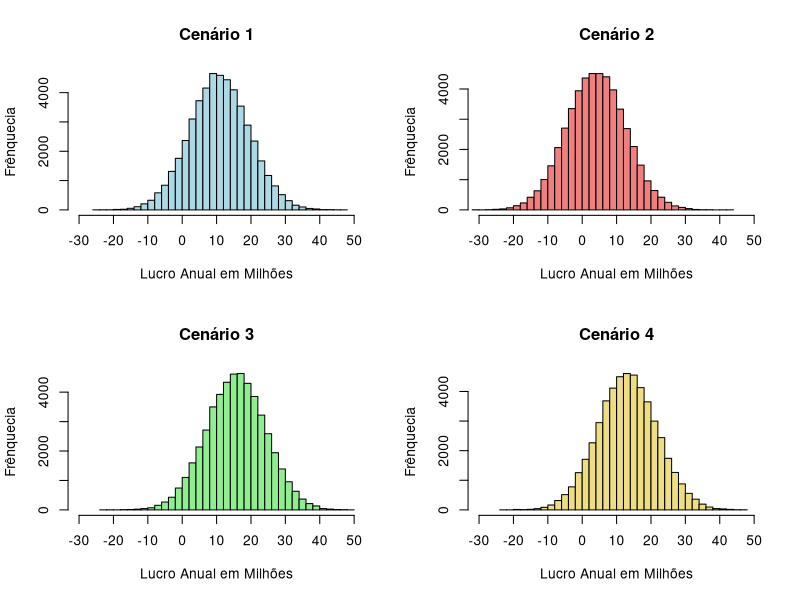
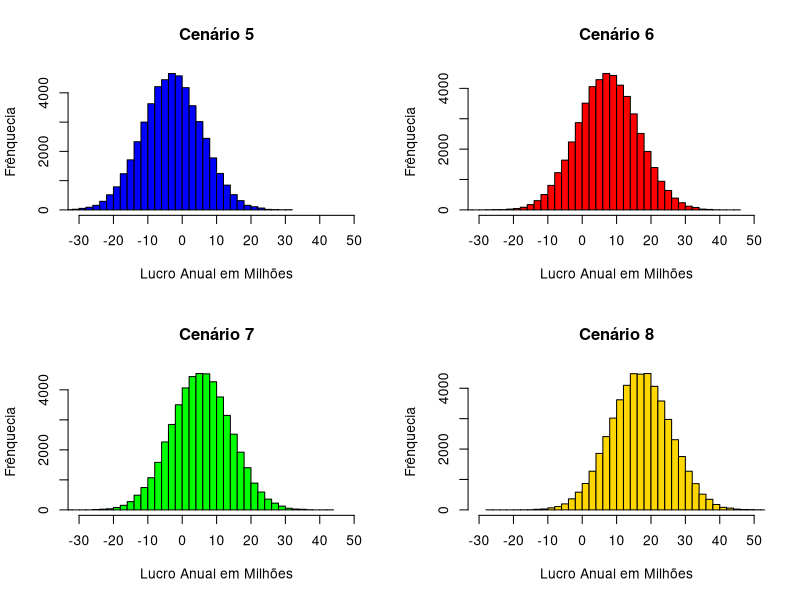
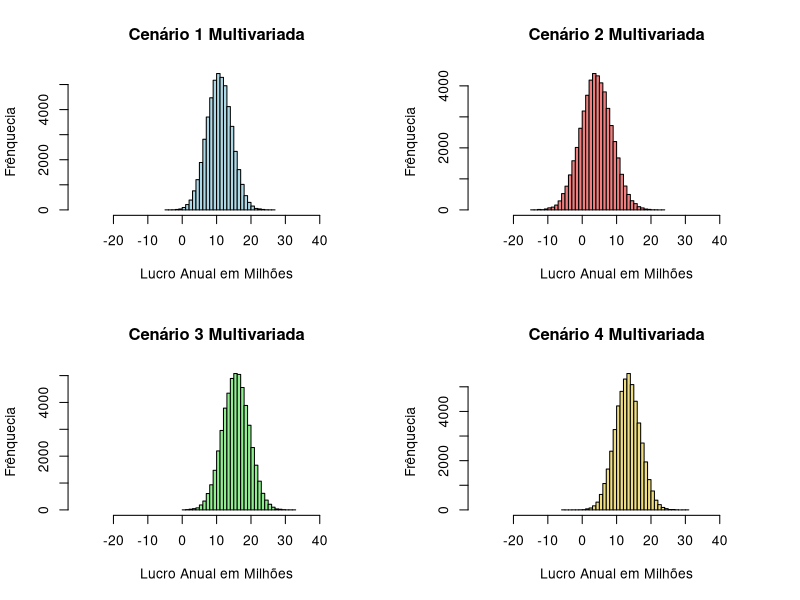
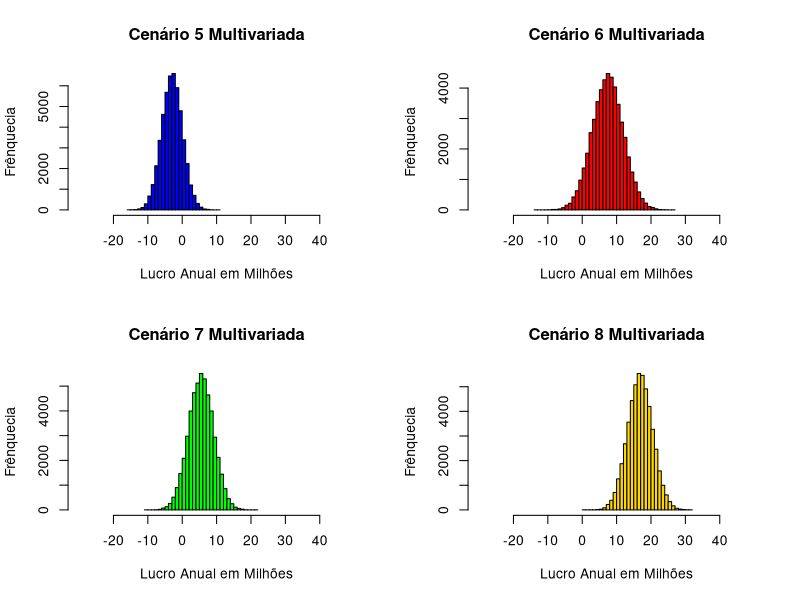

Here is the R script that generated these plots, in order:
set.seed(2302)

# Receitas Empréstimos
remp <- c(17240972.62, 22887819.44, 27154113.17, 28431184.15, 27837381.39)

# Custos Empréstimos
cemp <- c(9881917.66, 13717674.33, 16529890.75, 17006139.08, 13422037.97)

# Perdas
pauf <- c(4273206.25, 1707172.27, 3413051.51, 4303517.55, 3118459.23)

# Receita Captação
rcap <- c(17082981.10, 21857139.60, 27286675.43, 29830049.65, 25437200.99)

# Custos Captação
ccap <- c(12144863.89, 16468313.68, 20952502.24, 22800071.35, 18767726.39)

# Receitas Serviços
rvs <- c(4404808.64, 3621758.53, 4154535.69, 3922513.87, 5619494.85)

# Custos Fixos Administrativos
cadm <- c(5941205.94, 6970836.13, 6880157.87, 7426871.81, 7132300.12)

mRemp <- mean(remp)
sRemp   <- sd(remp)

mCemp <- mean(cemp)
sCemp   <- sd(cemp)

mPauf <- mean(pauf)
sPauf   <- sd(pauf)

mRcap <- mean(rcap)
sRcap   <- sd(rcap)

mCcap <- mean(ccap)
sCcap   <- sd(ccap)

mRsv  <- mean(rvs)
sRsv    <- sd(rvs)

mCadm <- mean(cadm)
sCadm   <- sd(cadm)

simular_cenario <- function(n_sim = 50000, mult_perdas = 1, cadm = 1,
                            mean_Remp = mRemp, sd_Remp = sRemp,
                            mean_Cemp = mCemp, sd_Cemp = sCemp,
                            mean_Pauf = mPauf, sd_Pauf = sPauf,
                            mean_Rcap = mRcap, sd_Rcap = sRcap,
                            mean_Ccap = mCcap, sd_Ccap = sCcap,
                            mean_Rsv = mRsv, sd_Rsv = sRsv,
                            mean_Cadm = mCadm, sd_Cadm = sCadm) {
  
  Remp <- rnorm(n_sim, mean_Remp, sd_Remp)
  Cemp <- rnorm(n_sim, mean_Cemp, sd_Cemp)
  Pauf <- rnorm(n_sim, mean_Pauf * mult_perdas, sd_Pauf)
  
  Rcap <- rnorm(n_sim, mean_Rcap, sd_Rcap)
  Ccap <- rnorm(n_sim, mean_Ccap, sd_Ccap)
  
  Rsv  <- rnorm(n_sim, mean_Rsv, sd_Rsv)
  
  Cadm <- rnorm(n_sim, mean_Cadm * cadm, sd_Cadm)
  
  # Fórmula do artigo
  Run <- (Remp - Cemp - Pauf) +
    (Rcap - Ccap) +
    Rsv - Cadm
  
  return(Run)
}

# Cenário 1 (base)
cen1 <- simular_cenario()

# Cenário 2 (perdas maiores - pessimista)
cen2 <- simular_cenario(mult_perdas = 3)

# Cenário 3 (redução custos administrativos)
cen3 <- simular_cenario(cadm = 0.30)

# Cenário 4 (otimista - perdas menores + custos menores)
cen4 <- simular_cenario(mult_perdas = 0.8, cadm = 0.75)

resumo <- function(x) {
  c(
    Media = mean(x),
    Prob_lucro = mean(x > 0)
  )
}

rbind(
  Cenário1 = resumo(cen1),
  Cenário2 = resumo(cen2),
  Cenário3 = resumo(cen3),
  Cenário4 = resumo(cen4)
)

par(mfrow=c(2,2))

hist(cen1/1e6, main="Cenário 1", col="lightblue", breaks=30, xlab = "Lucro Anual em Milhões", ylab = "Frênquecia" ,xlim = c(-30, 50), xaxt = "n")
axis(1, at = seq(-30, 50, by = 10))
hist(cen2/1e6, main="Cenário 2", col="lightcoral", breaks=30, xlab = "Lucro Anual em Milhões", ylab = "Frênquecia", xlim = c(-30, 50), xaxt = "n")
axis(1, at = seq(-30, 50, by = 10))
hist(cen3/1e6, main="Cenário 3", col="lightgreen", breaks=30, xlab = "Lucro Anual em Milhões", ylab = "Frênquecia", xlim = c(-30, 50), xaxt = "n")
axis(1, at = seq(-30, 50, by = 10))
hist(cen4/1e6, main="Cenário 4", col="lightgoldenrod", breaks=30, xlab = "Lucro Anual em Milhões", ylab = "Frênquecia", xlim = c(-30, 50), xaxt = "n")
axis(1, at = seq(-30, 50, by = 10))


# Cenário 5 Custos Administrativo Mais Altos
cen5 <- simular_cenario(cadm = 3)

# Cenário 6 Maior variação nas Perdas
cen6 <- simular_cenario(mult_perdas = 2, sd_Pauf = sPauf*2)

# Cenário 7 Menos Empréstimos
cen7 <- simular_cenario(mean_Remp = mRemp/2, mean_Cemp = mCemp/2)

# Cenário 8 Mais Investimentos
cen8 <- simular_cenario(mean_Rcap = 2*rcap, mean_Ccap = 2*ccap)

hist(cen5/1e6, main="Cenário 5", col="blue", breaks=30, xlab = "Lucro Anual em Milhões", ylab = "Frênquecia" ,xlim = c(-30, 50), xaxt = "n")
axis(1, at = seq(-30, 50, by = 10))
hist(cen6/1e6, main="Cenário 6", col="red", breaks=30, xlab = "Lucro Anual em Milhões", ylab = "Frênquecia", xlim = c(-30, 50), xaxt = "n")
axis(1, at = seq(-30, 50, by = 10))
hist(cen7/1e6, main="Cenário 7", col="green", breaks=30, xlab = "Lucro Anual em Milhões", ylab = "Frênquecia", xlim = c(-30, 50), xaxt = "n")
axis(1, at = seq(-30, 50, by = 10))
hist(cen8/1e6, main="Cenário 8", col="gold", breaks=30, xlab = "Lucro Anual em Milhões", ylab = "Frênquecia", xlim = c(-30, 50), xaxt = "n")
axis(1, at = seq(-30, 50, by = 10))

rbind(
  Cenário5 = resumo(cen5),
  Cenário6 = resumo(cen6),
  Cenário7 = resumo(cen7),
  Cenário8 = resumo(cen8)
)

# Normal Multivariada

library(MASS)

mvnorm <- function(n_sim = 50000, mult_perdas = 1, cadm = 1,
                                medias,
                                Sigma){
  dados <- mvrnorm(
    n = n_sim,
    mu = medias,
    Sigma = Sigma
  )
  
  colnames(dados) <- c(
    "Remp",
    "Cemp",
    "Pauf",
    "Rcap",
    "Ccap",
    "Rsv",
    "Cadm"
  )
  
  dados <- as.data.frame(dados)
  
  dados$Run <-
    (dados$Remp - dados$Cemp - mult_perdas*dados$Pauf) +
    (dados$Rcap - dados$Ccap) +
    dados$Rsv -
    cadm*dados$Cadm
  
  return(dados$Run)
}

dados5anos <- data.frame(
  Remp = c(17240972.62, 22887819.44, 27154113.17, 28431184.15, 27837381.39),
  Cemp = c(9881917.66, 13717674.33, 16529890.75, 17006139.08, 13422037.97),
  Pauf = c(4273206.25, 1707172.27, 3413051.51, 4303517.55, 3118459.23),
  Rcap = c(17082981.10, 21857139.60, 27286675.43, 29830049.65, 25437200.99),
  Ccap = c(12144863.89, 16468313.68, 20952502.24, 22800071.35, 18767726.39),
  Rsv  = c(4404808.64, 3621758.53, 4154535.69, 3922513.87, 5619494.85),
  Cadm = c(5941205.94, 6970836.13, 6880157.87, 7426871.81, 7132300.12)
)

medias <- colMeans(dados5anos)

Sigma <- cov(dados5anos)

cena1 <- mvnorm(
  n_sim = 50000,
  medias = medias,
  Sigma = Sigma
)

cena2 <- mvnorm(
  n_sim = 50000,
  medias = medias,
  mult_perdas = 3,
  Sigma = Sigma
)

cena3 <- mvnorm(
  n_sim = 50000,
  medias = medias,
  cadm = 0.30,
  Sigma = Sigma
)

cena4 <- mvnorm(
  n_sim = 50000,
  mult_perdas = 0.8, 
  cadm = 0.75,
  medias = medias,
  Sigma = Sigma
)

hist(cena1/1e6, main="Cenário 1 Multivariada", col="lightblue", breaks=30, xlab = "Lucro Anual em Milhões", ylab = "Frênquecia" ,xlim = c(-30, 50), xaxt = "n")
axis(1, at = seq(-20, 40, by = 10))
hist(cena2/1e6, main="Cenário 2 Multivariada", col="lightcoral", breaks=30, xlab = "Lucro Anual em Milhões", ylab = "Frênquecia", xlim = c(-30, 50), xaxt = "n")
axis(1, at = seq(-20, 40, by = 10))
hist(cena3/1e6, main="Cenário 3 Multivariada", col="lightgreen", breaks=30, xlab = "Lucro Anual em Milhões", ylab = "Frênquecia", xlim = c(-30, 50), xaxt = "n")
axis(1, at = seq(-20, 40, by = 10))
hist(cena4/1e6, main="Cenário 4 Multivariada", col="lightgoldenrod", breaks=30, xlab = "Lucro Anual em Milhões", ylab = "Frênquecia", xlim = c(-30, 50), xaxt = "n")
axis(1, at = seq(-20, 40, by = 10))


rbind(
  Cenário1 = resumo(cena1),
  Cenário2 = resumo(cena2),
  Cenário3 = resumo(cena3),
  Cenário4 = resumo(cena4)
)

# Novos Cenários

cena5 <- mvnorm(
  n_sim = 50000,
  cadm = 3,
  medias = medias,
  Sigma = Sigma
)

sigmac6 <- Sigma
sigmac6[3,3] <- sigmac6[3,3]*2

cena6 <- mvnorm(
  n_sim = 50000,
  mult_perdas = 2,
  medias = medias,
  Sigma = sigmac6
)

medc7 <- medias
medc7[c(1,2)] <- medias[c(1,2)]/2

cena7 <- mvnorm(
  n_sim = 50000,
  medias = medc7,
  Sigma = Sigma
)

medc8 <- medias
medc8[c(4,5)] <- medias[c(4,5)]*2

cena8 <- mvnorm(
  n_sim = 50000,
  medias = medc8,
  Sigma = Sigma
)

hist(cena5/1e6, main="Cenário 5 Multivariada", col="blue", breaks=30, xlab = "Lucro Anual em Milhões", ylab = "Frênquecia" ,xlim = c(-30, 50), xaxt = "n")
axis(1, at = seq(-20, 40, by = 10))
hist(cena6/1e6, main="Cenário 6 Multivariada", col="red", breaks=30, xlab = "Lucro Anual em Milhões", ylab = "Frênquecia", xlim = c(-30, 50), xaxt = "n")
axis(1, at = seq(-20, 40, by = 10))
hist(cena7/1e6, main="Cenário 7 Multivariada", col="green", breaks=30, xlab = "Lucro Anual em Milhões", ylab = "Frênquecia", xlim = c(-30, 50), xaxt = "n")
axis(1, at = seq(-20, 40, by = 10))
hist(cena8/1e6, main="Cenário 8 Multivariada", col="gold", breaks=30, xlab = "Lucro Anual em Milhões", ylab = "Frênquecia", xlim = c(-30, 50), xaxt = "n")
axis(1, at = seq(-20, 40, by = 10))

rbind(
  Cenário5 = resumo(cena5),
  Cenário6 = resumo(cena6),
  Cenário7 = resumo(cena7),
  Cenário8 = resumo(cena8)
)
